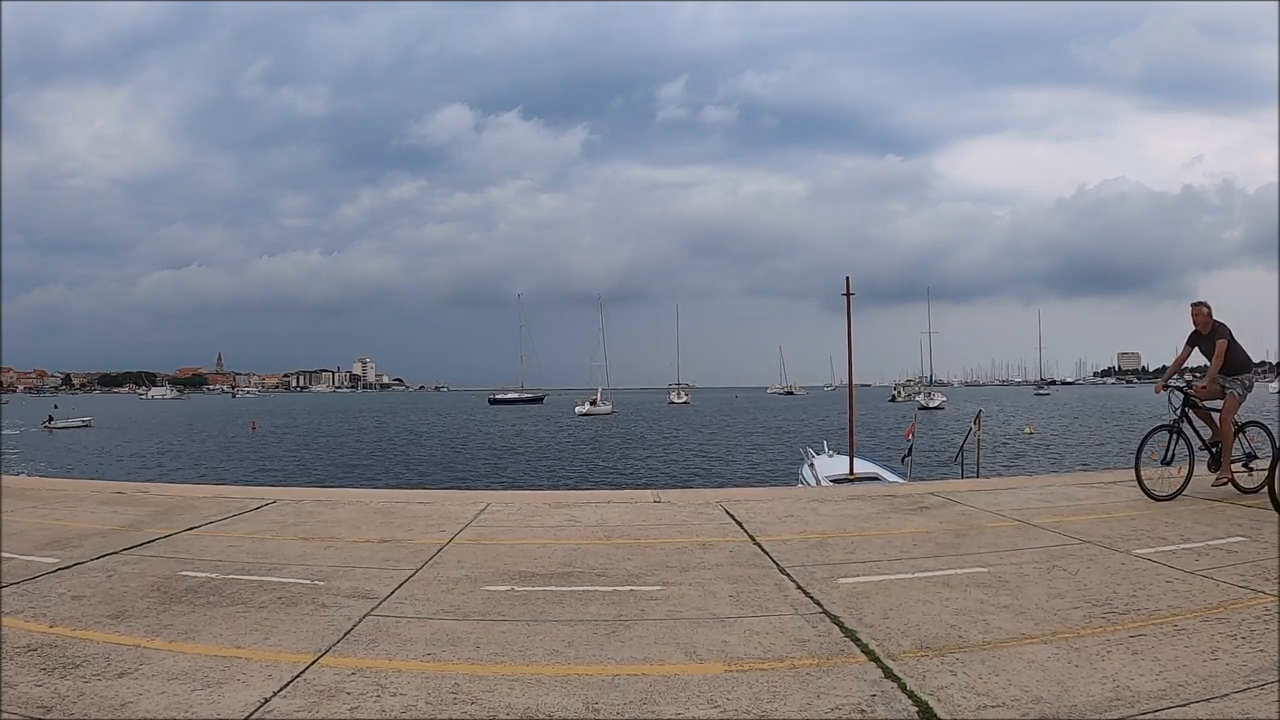
#> input picture frame 50 of Open-CV_Basics/Sparse-optical-flow/cycle1.mp4, 1280 x 720 px, given in place of run1.mp4, which was not available
$ python playing_video_openCV.py
#> lines starting #> are read from the running program, lines starting #| are printed output that depends on the picture
import cv2
import numpy as np

cap = cv2.VideoCapture("run1.mp4")

while cap.isOpened():
    ret,frame = cap.read()
#> frame is the input picture: shape (720, 1280, 3); mean B, G, R 141.5, 133.6, 132.7

    #if Frame is read correctly ret is  True
    if not ret:
        print('Cant find the file  check it once again..')

        break
    gray = cv2.cvtColor(frame,cv2.COLOR_BGR2GRAY)
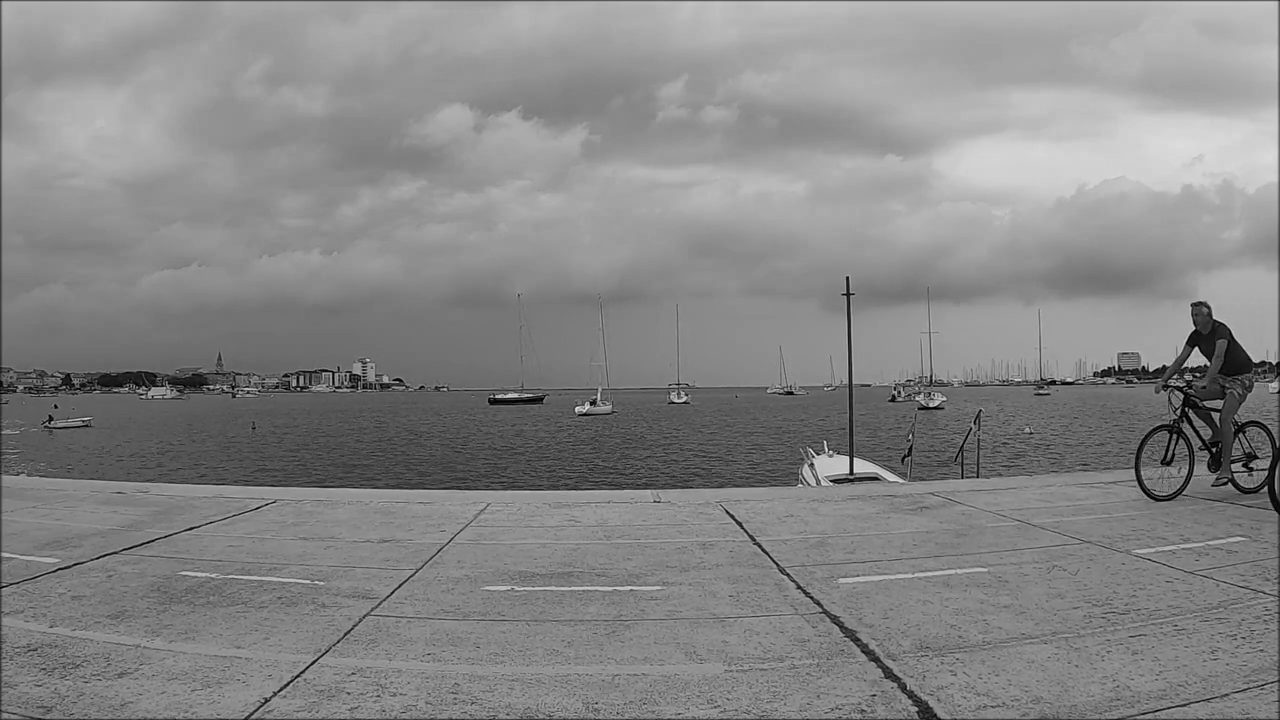
#> gray: shape (720, 1280); min 0, max 238, mean 134.2

    gray = cv2.resize(gray,(0,0),fx = 0.5,fy = 0.5)
#> gray: shape (360, 640)

    cv2.imshow("Gray frame",gray)

    if cv2.waitKey(1) == ord('q'):

#> (key q is pressed here)
        break


cap.release()
cv2.waitKey(0)
cv2.destroyAllWindows()

$ run again, starting later in the video
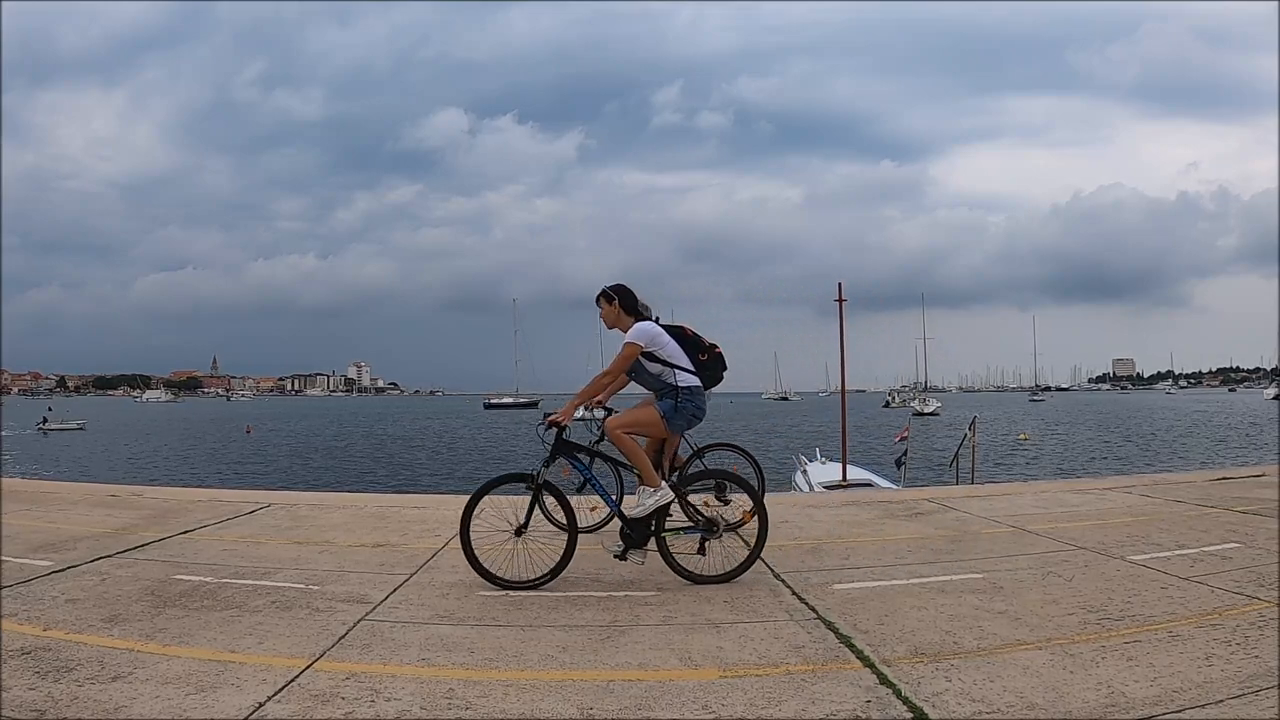
#> input picture frame 226 of Open-CV_Basics/Sparse-optical-flow/cycle1.mp4, 1280 x 720 px, given in place of run1.mp4, which was not available
#> frame is the input picture: shape (720, 1280, 3); mean B, G, R 140.1, 131.7, 130.3
#> `gray = cv2.cvtColor(frame,cv2.COLOR_BGR2GRAY)`:
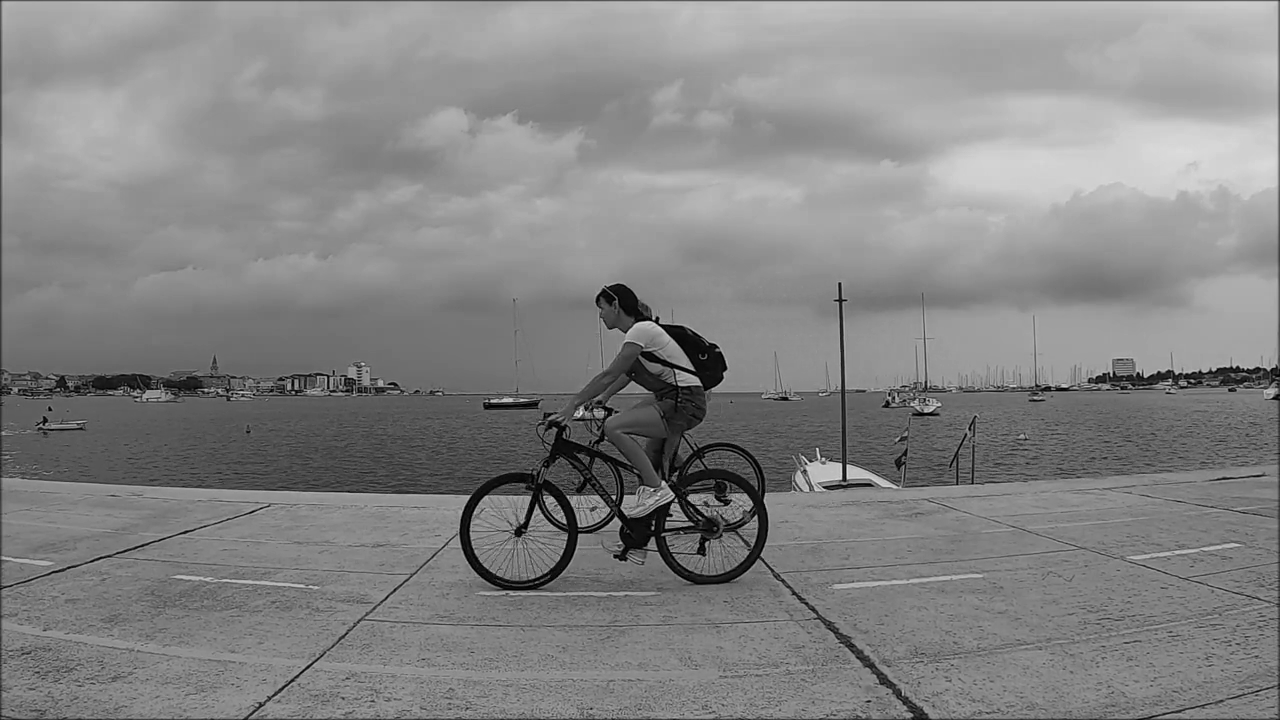
#> gray: shape (720, 1280); min 0, max 233, mean 132.2

$ run again, starting later in the video
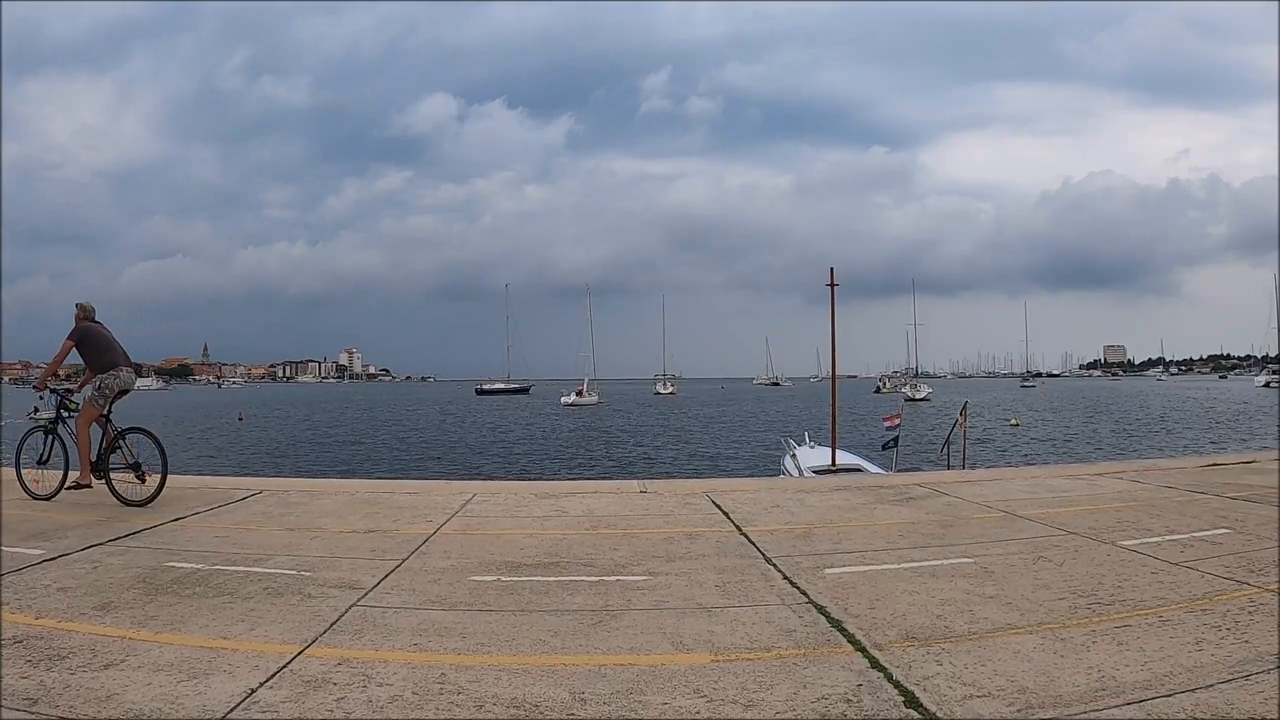
#> input picture frame 402 of Open-CV_Basics/Sparse-optical-flow/cycle1.mp4, 1280 x 720 px, given in place of run1.mp4, which was not available
#> frame is the input picture: shape (720, 1280, 3); mean B, G, R 141.5, 133.5, 132.5
#> `gray = cv2.cvtColor(frame,cv2.COLOR_BGR2GRAY)`:
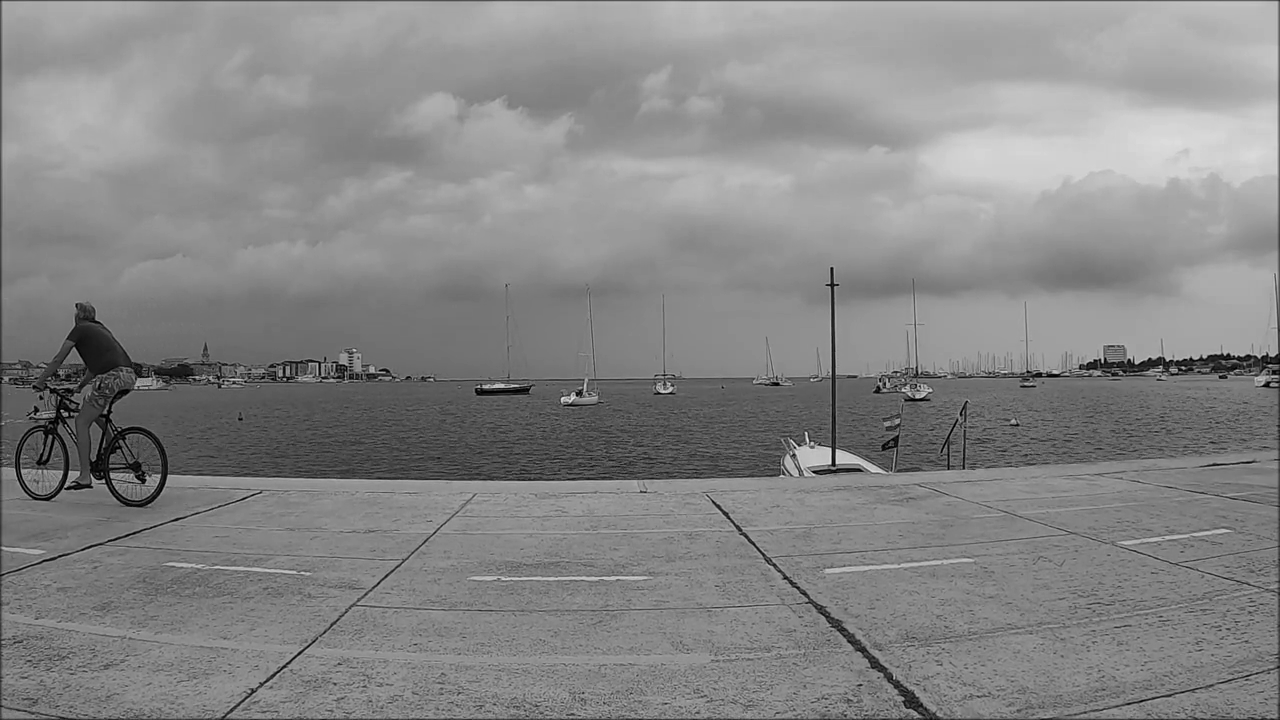
#> gray: shape (720, 1280); min 0, max 235, mean 134.1
